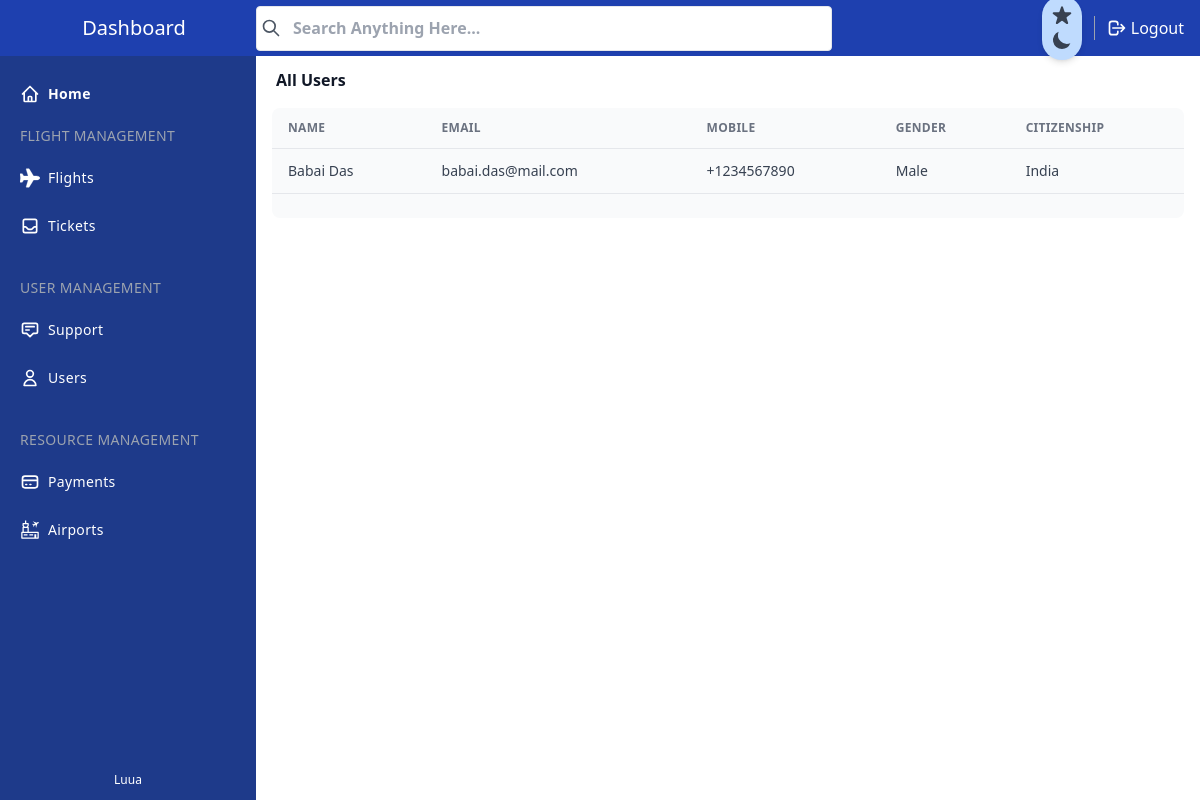
The app's page /manage/users/ (signed in) with its own data.
### core/models.py (models this page shows, shortened)
class BaseModel(models.Model):
    uid = models.UUIDField(primary_key = True, default = uuid.uuid4)
    created_at = models.DateTimeField(auto_now_add= True)
    updated_at = models.DateTimeField(auto_now= True)
    class Meta:
        abstract = True

class Profile(BaseModel):
    user = models.OneToOneField(User, related_name="userprofile", on_delete=models.CASCADE)
    full_name = models.CharField(max_length=50)
    gender = models.CharField(max_length=8, null=True, blank=True)
    passport_number = models.CharField(max_length=8, null=True, blank=True)
    citizenship = models.CharField(max_length=16, null=True, blank=True)
    mobile_number = models.CharField(max_length=15, null=True, blank=True)
    profile_active = models.BooleanField(default=False)

### manage/views.py (the view)
# urls.py: path('users/', views.all_users, name="all_users"), #
@login_required(login_url='/manage/login')
@staff_member_required(login_url='/manage/login')
def all_users(request):
    try:
        context = {
            "profiles" : Profile.objects.all()
        }
        return render(request, 'manage/users/all-users.html', context)
    except Exception as err:
        logger.error(err)

### template/manage/users/all-users.html (shortened to what this page needs)
{% include 'manage/sections/header.html' %}
{% load static %}
</head>
<body>
    <div x-data="setup()" :class="{ 'dark': isDark }">
        <div
            class="min-h-screen flex flex-col flex-auto flex-shrink-0 antialiased bg-white dark:bg-gray-700 text-black dark:text-white">
            {% include 'manage/sections/nav-bar.html' %}
            {% include 'manage/sections/side-bar.html' %}
            <div class="h-full ml-14 mt-14 mb-10 md:ml-64">
                <div class="flex flex-wrap bg-black-500 items-center px-5 pt-3">
                    <div class="relative w-full max-w-full flex-grow flex-1">
                        <h3 class="font-semibold text-base text-gray-900 dark:text-gray-50">All Users
                        </h3>
                    </div>
                </div>
                <div class="mt-4 mx-4">
                    <div class="w-full overflow-hidden rounded-lg shadow-xs">
                        <div class="w-full overflow-x-auto">
                            <table class="w-full">
                                <thead>
                                    <tr
                                        class="text-xs font-semibold tracking-wide text-left text-gray-500 uppercase border-b dark:border-gray-700 bg-gray-50 dark:text-gray-400 dark:bg-gray-800">
                                        <th class="px-4 py-3">Name</th>
                                        <th class="px-4 py-3">Email</th>
                                        <th class="px-4 py-3">Mobile</th>
                                        <th class="px-4 py-3">Gender</th>
                                        <th class="px-4 py-3">Citizenship</th>
                                    </tr>
                                </thead>
                                <tbody class="bg-white divide-y dark:divide-gray-700 dark:bg-gray-800">
                                    {% for x in profiles %}
                                    <tr onclick="window.location.href='/manage/users/{{x.uid}}';" class="bg-gray-50 cursor-pointer dark:bg-gray-800 hover:bg-gray-100 dark:hover:bg-gray-900 text-gray-700 dark:text-gray-400">
                                        <td class="px-4 py-3 text-sm">{{x.full_name}}</td>
                                        <td class="px-4 py-3 text-sm">{{x.user.email}}</td>
                                        <td class="px-4 py-3 text-sm">{{x.mobile_number}}</td>
                                        <td class="px-4 py-3 text-sm">{{x.gender}}</td>
                                        <td class="px-4 py-3 text-sm">{{x.citizenship}}</td>
                                    </tr>
                                    {% endfor %}
                                </tbody>
                            </table>
                        </div>
                        <div
                            class="grid px-4 py-3 text-xs font-semibold tracking-wide text-gray-500 uppercase border-t dark:border-gray-700 bg-gray-50 sm:grid-cols-9 dark:text-gray-400 dark:bg-gray-800">
                        </div>
                    </div>
                </div>
            </div>
        </div>
    </div>
    {% include 'manage/sections/footer.html' %}
</html>

### records on screen
Profile: full_name "Babai Das", user.email "babai.das@mail.com", mobile_number "+1234567890", gender "Male", citizenship "India"
